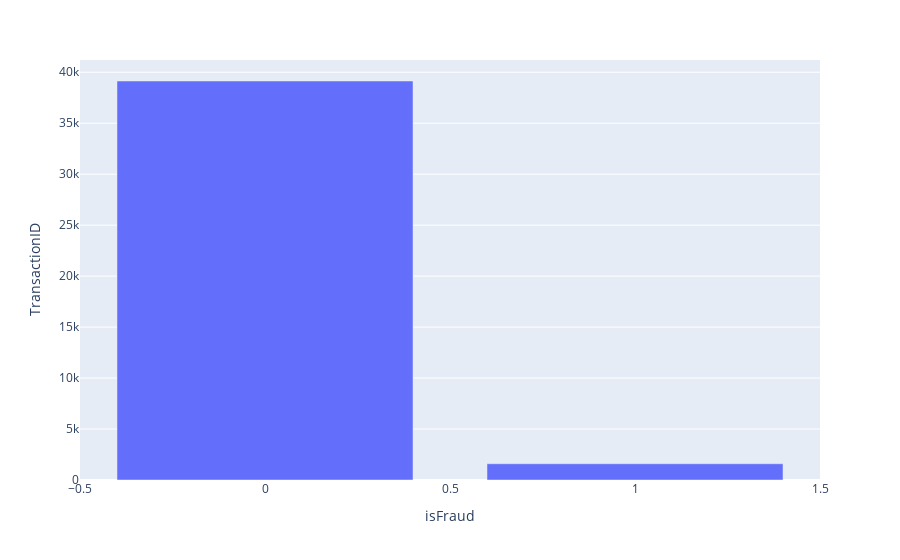

Source (notebook cell):
### Code cell
px.bar(train_full_post.groupby("isFraud", as_index=False)['TransactionID'].count(), x="isFraud", y="TransactionID")

### Figure 1 — Plotly figure (JSON) as saved in the notebook; plotly's stock layout.template omitted (floating-point values rounded to 4 significant figures)
{"data": [{"alignmentgroup": "True", "hovertemplate": "isFraud=%{x}<br>TransactionID=%{y}<extra></extra>", "legendgroup": "", "marker": {"color": "#636efa", "pattern": {"shape": ""}}, "name": "", "offsetgroup": "", "orientation": "v", "showlegend": false, "textposition": "auto", "type": "bar", "x": [0, 1], "xaxis": "x", "y": [39143, 1594], "yaxis": "y"}], "layout": {"barmode": "relative", "legend": {"tracegroupgap": 0}, "margin": {"t": 60}, "xaxis": {"anchor": "y", "domain": [0, 1], "title": {"text": "isFraud"}}, "yaxis": {"anchor": "x", "domain": [0, 1], "title": {"text": "TransactionID"}}}}
